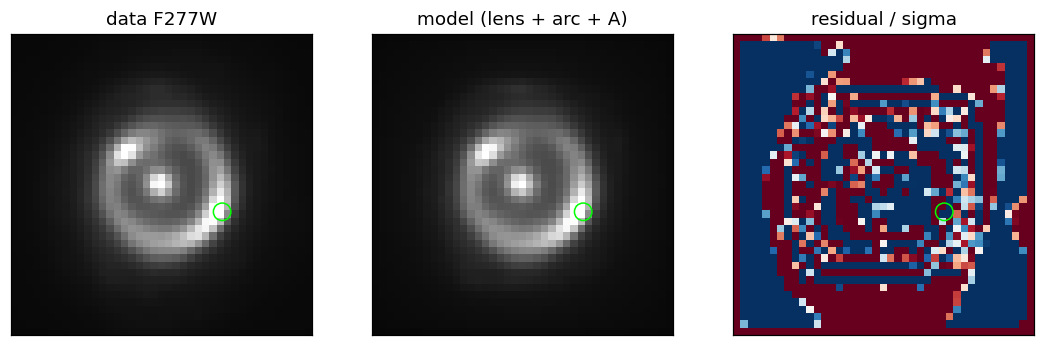

Here is the Python script that generated this plot:
#!/usr/bin/env python3
"""CFG669 Part 2 (criteria 83f30af17): full lens + source + light model of B1938+666 (JWST GO 8281 F277W), scoring the sealed
CFG668 prediction at perturber A. Semilinear inversion (Warren & Dye 2003; Suyu et al. 2006): Sersic lens light, SIE + shear
mass, pixelated regularised source, PSF point component at A (linear, sign free). Run with python3 -I.
kappa = 1/2 FITTED; cold energy mass required; not theory closed."""
import os, sys, json, math, time
import warnings
import numpy as np
warnings.filterwarnings('ignore', category=RuntimeWarning)  # spurious Accelerate matmul FP flags (finiteness checked)
import scipy.sparse as sp
from scipy.ndimage import shift as ndshift
from scipy.optimize import minimize
from astropy.io import fits
from astropy.wcs import WCS
from astropy.table import Table
from astropy.coordinates import SkyCoord
import astropy.units as u

HERE = os.path.dirname(os.path.abspath(__file__))
DATA = os.path.join(os.path.dirname(os.path.dirname(os.path.dirname(HERE))), "_external_data", "cfg668_go8281")
IMG = os.path.join(DATA, "jw08281-o001_t001_nircam_clear-f277w_i2d.fits")
CAT = os.path.join(DATA, "jw08281-o001_t001_nircam_clear-f277w_cat.ecsv")
PRED = {"canonical": {"faint": 29.63, "excl": 30.82}, "alt": {"faint": 29.77, "excl": 30.96}}
OUT, RES = [], {"lane": "CFG669 part 2", "criteria": "83f30af17", "scores": "CFG668 9162427f"}
T0 = time.time()


def P(s=""):
    print(f"[{time.time()-T0:7.1f}s] {s}", flush=True); OUT.append(str(s))


# ------------------------------------------------------------------ data
hd = fits.open(IMG, memmap=True)
sci, err = hd["SCI"], hd["ERR"]
w = WCS(sci.header); pixar = sci.header["PIXAR_SR"]; scale = math.sqrt(pixar) * 206264.806
cat = Table.read(CAT)
tgt = SkyCoord(294.6050 * u.deg, 66.8146 * u.deg)
i0 = int(np.argmin(cat["sky_centroid"].separation(tgt).arcsec))
x0, y0 = [int(round(float(v))) for v in w.world_to_pixel(cat["sky_centroid"][i0])]
Hb = int(round(4.0 / scale))
big = np.array(sci.data[y0 - Hb:y0 + Hb + 1, x0 - Hb:x0 + Hb + 1], float)
yy, xx = np.mgrid[0:big.shape[0], 0:big.shape[1]]
r1 = int(round(1.0 / scale)); m1 = (xx - Hb) ** 2 + (yy - Hb) ** 2 <= r1 ** 2
bx = int(round(1.2 / scale)); sbox = big[Hb - bx:Hb + bx + 1, Hb - bx:Hb + bx + 1] - np.nanmedian(big)
sbox = np.clip(np.nan_to_num(sbox), 0, None); gyy, gxx = np.mgrid[-bx:bx + 1, -bx:bx + 1]
cxw, cyw = Hb + (sbox * gxx).sum() / sbox.sum(), Hb + (sbox * gyy).sum() / sbox.sum()
pk = [(j, k) for j in range(Hb - r1, Hb + r1 + 1) for k in range(Hb - r1, Hb + r1 + 1)
      if m1[j, k] and np.isfinite(big[j, k]) and big[j, k] == np.nanmax(big[j - 1:j + 2, k - 1:k + 2])]
yb, xb = min(pk, key=lambda p: (p[1] - cxw) ** 2 + (p[0] - cyw) ** 2)
s5 = big[yb - 2:yb + 3, xb - 2:xb + 3]; g5y, g5x = np.mgrid[-2:3, -2:3]
lxg, lyg = xb + (s5 * g5x).sum() / s5.sum() + x0 - Hb, yb + (s5 * g5y).sum() / s5.sum() + y0 - Hb   # nucleus, mosaic pixels
lens_sky = w.pixel_to_world(lxg, lyg)
NC = 20                                             # 41 x 41 cutout
cxp, cyp = int(round(lxg)), int(round(lyg))
D = np.array(sci.data[cyp - NC:cyp + NC + 1, cxp - NC:cxp + NC + 1], float)
E = np.array(err.data[cyp - NC:cyp + NC + 1, cxp - NC:cxp + NC + 1], float)
good = np.isfinite(D) & np.isfinite(E) & (E > 0)
NP = D.shape[0]
ox, oy = cxp - NC, cyp - NC
nx, ny = lxg - ox, lyg - oy                         # nucleus in cutout pixels


def sky_to_cut(dn, dw):
    c = lens_sky.spherical_offsets_by(-dw * u.arcsec, dn * u.arcsec)
    px, py = w.world_to_pixel(c); return float(px) - ox, float(py) - oy


AX, AY = sky_to_cut(0.576, 0.036)
P(f"cutout {NP}x{NP}, pixel {scale:.4f}\"; nucleus RA {lens_sky.ra.deg:.6f} Dec {lens_sky.dec.deg:.6f}; "
  f"A at cutout ({AX:.2f},{AY:.2f}), r = {math.hypot(AX-nx, AY-ny)*scale:.3f}\"; good pixels {good.sum()}")

# ------------------------------------------------------------------ PSF
cx_all, cy_all = np.array(cat["xcentroid"], float), np.array(cat["ycentroid"], float)
mag = np.array(cat["aper_total_abmag"], float)
sel = (~np.array(cat["is_extended"], bool)) & (mag >= 20) & (mag <= 23.5) & (np.array(cat["nn_dist"], float) * scale >= 3.0)
ny_m, nx_m = sci.data.shape
edge = int(2.0 / scale)
sel &= (cx_all > edge) & (cx_all < nx_m - edge) & (cy_all > edge) & (cy_all < ny_m - edge)
stamps = []
for k in np.where(sel)[0]:
    X, Y = int(round(cx_all[k])), int(round(cy_all[k]))
    st = np.array(sci.data[Y - 10:Y + 11, X - 10:X + 11], float)
    if st.shape != (21, 21) or not np.all(np.isfinite(st)):
        continue
    st = st - np.median(np.concatenate([st[:2].ravel(), st[-2:].ravel(), st[:, :2].ravel(), st[:, -2:].ravel()]))
    c5 = st[8:13, 8:13]; c5c = np.clip(c5, 0, None)
    if c5c.sum() <= 0:
        continue
    gy_, gx_ = np.mgrid[-2:3, -2:3]
    dx_, dy_ = (c5c * gx_).sum() / c5c.sum(), (c5c * gy_).sum() / c5c.sum()
    st = ndshift(st, (-dy_, -dx_), order=3)
    if st.sum() <= 0:
        continue
    stamps.append(st / st.sum())
if len(stamps) >= 5:
    psf = np.median(np.array(stamps), axis=0)[5:16, 5:16]; psf_src = f"empirical, {len(stamps)} stars"
else:
    g = np.mgrid[-5:6, -5:6]; sg = 0.092 / scale / 2.3548
    psf = np.exp(-(g[0] ** 2 + g[1] ** 2) / (2 * sg ** 2)); psf_src = f"Gaussian fallback ({len(stamps)} stars)"
psf = np.clip(psf, 0, None); psf /= psf.sum()
P(f"PSF: {psf_src}; peak fraction {psf.max():.3f}")
RES["psf"] = psf_src

# blurring matrix (NP^2 x NP^2)
N = NP * NP
rows, cols, vals = [], [], []
pr = psf.shape[0] // 2
for j in range(NP):
    for k in range(NP):
        for a in range(-pr, pr + 1):
            for b in range(-pr, pr + 1):
                jj, kk = j + a, k + b
                if 0 <= jj < NP and 0 <= kk < NP:
                    rows.append(jj * NP + kk); cols.append(j * NP + k); vals.append(psf[a + pr, b + pr])
BL = sp.csr_matrix((vals, (rows, cols)), shape=(N, N))


def point_image(px, py):
    """PSF-shaped point source at cutout position (px,py), unit total flux in data units"""
    im = np.zeros((NP, NP)); X, Y = int(math.floor(px)), int(math.floor(py))
    stamp = ndshift(np.pad(psf, 2), (py - Y, px - X), order=3)
    s0 = stamp.shape[0] // 2
    for a in range(stamp.shape[0]):
        for b in range(stamp.shape[1]):
            jj, kk = Y + a - s0, X + b - s0
            if 0 <= jj < NP and 0 <= kk < NP:
                im[jj, kk] += stamp[a, b]
    return im / max(stamp.sum(), 1e-30)


# ------------------------------------------------------------------ model pieces (arcsec, cutout frame)
SUB = 2
so = (np.arange(SUB) + 0.5) / SUB - 0.5
gy_im, gx_im = np.mgrid[0:NP, 0:NP]
sx = ((gx_im[:, :, None, None] + so[None, None, None, :]) - nx) * scale
sy = ((gy_im[:, :, None, None] + so[None, None, :, None]) - ny) * scale
SX, SY = np.broadcast_arrays(sx, sy)
SX, SY = SX.reshape(N, SUB * SUB), SY.reshape(N, SUB * SUB)
RAD = np.hypot(((gx_im - nx) * scale).ravel(), ((gy_im - ny) * scale).ravel())
ANN = (RAD >= 0.25) & (RAD <= 0.85)


def sersic(p):
    xc, yc, Re, n, q, ph = p
    c, s = math.cos(ph), math.sin(ph)
    x, y = SX - xc, SY - yc
    xp, yp = c * x + s * y, -s * x + c * y
    R = np.sqrt(q * xp ** 2 + yp ** 2 / q) + 1e-6
    bn = 2 * n - 1 / 3 + 4 / (405 * n)
    return np.exp(-bn * ((R / Re) ** (1 / n) - 1)).mean(axis=1)


def deflect(p):
    b, q, ph, dx, dy, g1, g2 = p
    x, y = SX - dx, SY - dy
    c, s = math.cos(ph), math.sin(ph)
    xp, yp = c * x + s * y, -s * x + c * y
    q = min(max(q, 0.2), 0.99); f = math.sqrt(1 - q * q)
    psi = np.sqrt(q * q * xp ** 2 + yp ** 2) + 1e-9
    axp = b / f * np.arctan(f * xp / psi)
    ayp = b / f * np.arctanh(np.clip(f * yp / psi, -0.999999, 0.999999))
    ax, ay = c * axp - s * ayp, s * axp + c * ayp
    ax += g1 * SX + g2 * SY; ay += g2 * SX - g1 * SY
    return SX - ax, SY - ay                         # source-plane positions


def grad_reg(ns):
    idx = np.arange(ns * ns).reshape(ns, ns); r, c_, v = [], [], []
    k = 0
    for j in range(ns):
        for i in range(ns):
            if i + 1 < ns:
                r += [k, k]; c_ += [idx[j, i], idx[j, i + 1]]; v += [1, -1]; k += 1
            if j + 1 < ns:
                r += [k, k]; c_ += [idx[j, i], idx[j + 1, i]]; v += [1, -1]; k += 1
    Hm = sp.csr_matrix((v, (r, c_)), shape=(k, ns * ns))
    return (Hm.T @ Hm).toarray() + 1e-8 * np.eye(ns * ns)


REGS = {}
Dv, Ev, Gv = D.ravel(), E.ravel(), good.ravel()
Wv = np.where(Gv, 1 / np.where(Gv, Ev, 1) ** 2, 0.0)
Dv0 = np.where(Gv, Dv, 0.0)


def design(pn, ns, extra_points):
    """columns: source pixels (ns^2), lens light (1), point sources (len(extra_points))"""
    bsx, bsy = deflect(pn[6:13])
    ax_ = bsx.reshape(NP * NP, -1)[ANN]; ay_ = bsy.reshape(NP * NP, -1)[ANN]
    x_lo, x_hi, y_lo, y_hi = ax_.min(), ax_.max(), ay_.min(), ay_.max()
    pad = 1e-6
    gxs = (bsx - x_lo) / (x_hi - x_lo + pad) * (ns - 1); gys = (bsy - y_lo) / (y_hi - y_lo + pad) * (ns - 1)
    ins = (gxs >= 0) & (gxs <= ns - 1) & (gys >= 0) & (gys <= ns - 1)
    i0_ = np.clip(np.floor(gxs).astype(int), 0, ns - 2); j0_ = np.clip(np.floor(gys).astype(int), 0, ns - 2)
    fx, fy = gxs - i0_, gys - j0_
    rr = np.repeat(np.arange(N), SUB * SUB)
    R_, C_, V_ = [], [], []
    for (di, dj, wt) in ((0, 0, (1 - fx) * (1 - fy)), (1, 0, fx * (1 - fy)), (0, 1, (1 - fx) * fy), (1, 1, fx * fy)):
        wv = (wt * ins / (SUB * SUB)).ravel()
        R_.append(rr); C_.append(((j0_ + dj) * ns + (i0_ + di)).ravel()); V_.append(wv)
    Lm = sp.csr_matrix((np.concatenate(V_), (np.concatenate(R_), np.concatenate(C_))), shape=(N, ns * ns))
    Ms = (BL @ Lm).toarray()
    ll = BL @ sersic(pn[0:6])
    cols_ = [Ms, ll[:, None]] + [point_image(px, py).ravel()[:, None] for (px, py) in extra_points]
    return np.hstack(cols_)


def solve(pn, ns, lam_rel, points, data=None, want=False):
    d = Dv0 if data is None else np.where(Gv, data, 0.0)
    M = design(pn, ns, points)
    if ns not in REGS:
        REGS[ns] = grad_reg(ns)
    C = REGS[ns]; nsrc = ns * ns; nt = M.shape[1]
    Fm = M.T @ (M * Wv[:, None]); dv = M.T @ (Wv * d)
    lam = lam_rel * np.trace(Fm[:nsrc, :nsrc]) / np.trace(C)
    A = Fm.copy(); A[:nsrc, :nsrc] += lam * C
    A[nsrc:, nsrc:] += 1e-12 * np.eye(nt - nsrc) * np.trace(Fm) / nt
    try:
        Lc = np.linalg.cholesky(A)
    except np.linalg.LinAlgError:
        return (-1e30, None) if want else -1e30
    s = np.linalg.solve(A, dv)
    model = M @ s; chi2 = float(np.sum(Wv * (d - model) ** 2))
    reg = float(lam * s[:nsrc] @ C @ s[:nsrc])
    ldA = 2 * np.sum(np.log(np.diag(Lc)))
    ldC = nsrc * math.log(lam) + np.linalg.slogdet(C)[1]
    logE = -0.5 * (chi2 + reg) + 0.5 * ldC - 0.5 * ldA
    if not want:
        return logE
    cov = np.linalg.inv(A)
    return logE, dict(s=s, chi2=chi2, ngood=int(Gv.sum()), cov=cov, nsrc=nsrc, model=model, lam=lam)


# nonlinear parameter vector: sersic(xc,yc,Re,n,q,phi) + mass(b,q,phi,dx,dy,g1,g2)
p_init = np.array([0, 0, 0.3, 4.0, 0.8, 0.0, 0.45, 0.85, 0.0, 0, 0, 0, 0])
LO = np.array([-0.05, -0.05, 0.03, 0.5, 0.3, -math.pi, 0.2, 0.3, -math.pi, -0.05, -0.05, -0.2, -0.2])
HI = np.array([0.05, 0.05, 2.0, 8.0, 1.0, math.pi, 0.8, 0.99, math.pi, 0.05, 0.05, 0.2, 0.2])
NS, LAM = 24, 1.0


def neg(p, ns=NS, lam=None, pts=None):
    if np.any(p < LO) or np.any(p > HI):
        return 1e30
    return -solve(p, ns, LAM if lam is None else lam, [(AX, AY)] if pts is None else pts)


def fit(p_start, restarts=4, maxfev=2500):
    best = p_start.copy(); bv = neg(best)
    rng = np.random.default_rng(669)
    for r in range(restarts):
        st = best if r == 0 else np.clip(best + rng.normal(0, 1, best.size) * (HI - LO) * 0.03, LO, HI)
        o = minimize(neg, st, method="Nelder-Mead", options=dict(maxfev=maxfev, xatol=1e-4, fatol=1e-3, adaptive=True))
        if o.fun < bv:
            best, bv = o.x, o.fun
        P(f"  restart {r}: -logE {o.fun:.2f} (best {bv:.2f})")
    return best, bv


def set_lambda(p):
    global LAM
    grid = np.logspace(-3, 3, 13); vals = [solve(p, NS, g, [(AX, AY)]) for g in grid]
    LAM = float(grid[int(np.argmax(vals))]); return LAM


if os.environ.get("CFG669_SMOKE") == "1":
    t = time.time(); v = neg(p_init); P(f"SMOKE: one evaluation -logE {v:.2f} in {time.time()-t:.3f}s"); sys.exit(0)
P("stage 1: nonlinear fit at lambda_rel = 1")
pb, _ = fit(p_init)
P(f"lambda_rel -> {set_lambda(pb)}")
P("stage 2: refit at evidence lambda")
pb, _ = fit(pb, restarts=2)
P(f"lambda_rel -> {set_lambda(pb)}")
pb, _ = fit(pb, restarts=1)
logE, sol = solve(pb, NS, LAM, [(AX, AY)], want=True)
chi2nu = sol["chi2"] / max(sol["ngood"] - pb.size, 1)
P(f"best: chi2 {sol['chi2']:.1f} / {sol['ngood']} pix (chi2_nu {chi2nu:.2f}); logE {logE:.2f}; params {np.round(pb, 4).tolist()}")
RES.update(params=pb.tolist(), lambda_rel=LAM, chi2=sol["chi2"], chi2_nu=chi2nu, logE=logE)

conv = 1e6 * pixar                                   # sum of MJy/sr pixels -> Jy
iA = sol["nsrc"] + 1
fA = sol["s"][iA]; sstat = math.sqrt(sol["cov"][iA, iA]) * math.sqrt(max(chi2nu, 1.0))
# arc-absorption systematic: the point component at other same-radius positions
rA = math.hypot(AX - nx, AY - ny); phA = math.atan2(AY - ny, AX - nx); amps = []
for k in range(12):
    ph = phA + math.radians(30 * k); px, py = nx + rA * math.cos(ph), ny + rA * math.sin(ph)
    if math.hypot(px - AX, py - AY) * scale < 0.25:
        continue
    _, so_ = solve(pb, NS, LAM, [(px, py)], want=True); amps.append(so_["s"][so_["nsrc"] + 1])
amps = np.array(amps); spos = 1.4826 * np.median(np.abs(amps - np.median(amps)))
sysv = [solve(pb, NS, LAM * f, [(AX, AY)], want=True)[1]["s"][NS * NS + 1] for f in (1 / 3, 3)]
sysv += [solve(pb, ns, LAM, [(AX, AY)], want=True)[1]["s"][ns * ns + 1] for ns in (18, 30)]
ssys = 0.5 * (max(sysv + [fA]) - min(sysv + [fA]))
stot = math.sqrt(sstat ** 2 + spos ** 2 + ssys ** 2)
ab = lambda f: -2.5 * math.log10(f * conv / 3631) if f > 0 else float("inf")
S = fA / stot; mA = ab(fA); mlim = ab(2 * stot)
P(f"A: f = {fA*conv:.3e} Jy; sigma stat {sstat*conv:.2e}, pos {spos*conv:.2e} (n={len(amps)}, same-radius amps median "
  f"{np.median(amps)*conv:.2e}), sys {ssys*conv:.2e} -> tot {stot*conv:.2e}; S = {S:.2f}; m_A = {mA:.2f}; 2sig limit {mlim:.2f} AB")
RES.update(f_A_Jy=fA * conv, sig_stat=sstat * conv, sig_pos=spos * conv, sig_sys=ssys * conv, sig_tot=stot * conv, S=S,
           m_A=mA, m_lim_2sig=mlim, same_radius_amps_Jy=(amps * conv).tolist())

# tooth: inject 28.0 and 29.6 AB at A
inj = {}
for mg in (28.0, 29.6):
    fl = 3631 * 10 ** (-0.4 * mg) / conv
    dinj = Dv + fl * point_image(AX, AY).ravel()
    _, si = solve(pb, NS, LAM, [(AX, AY)], data=dinj, want=True)
    fi = si["s"][si["nsrc"] + 1] - fA                                 # recovered injected flux (linear re-solve)
    inj[mg] = dict(recovered_AB=ab(fi), S=fi / stot)
    P(f"  inject {mg} AB (linear re-solve): recovered {ab(fi):.2f} AB, S = {fi/stot:.2f}")
fl = 3631 * 10 ** (-0.4 * 28.0) / conv
Dsave = Dv0.copy(); Dv0 = np.where(Gv, Dv + fl * point_image(AX, AY).ravel(), 0.0)
pj, _ = fit(pb, restarts=1, maxfev=1500)
_, sj = solve(pj, NS, LAM, [(AX, AY)], want=True); Dv0 = Dsave
fj = sj["s"][sj["nsrc"] + 1] - fA
inj["28.0_refit"] = dict(recovered_AB=ab(fj), S=fj / stot)
P(f"  inject 28.0 AB (full nonlinear refit): recovered {ab(fj):.2f} AB, S = {fj/stot:.2f}")
tooth = all(abs(inj[k]["recovered_AB"] - 28.0) <= 0.5 and inj[k]["S"] >= 3 for k in (28.0, "28.0_refit"))
RES["injection"] = {str(k): v for k, v in inj.items()}; RES["tooth_bites"] = tooth
P(f"TOOTH (28.0 AB): {'BITES' if tooth else 'FAILS'}")

for f, p in PRED.items():
    if not tooth:
        v = "NOT DIAGNOSTIC (tooth fails)"
    elif S >= 3 and mA < 25.4:
        v = "NOT DIAGNOSTIC (contamination: brighter than 25.4 AB)"
    elif S >= 3 and mA <= p["faint"]:
        v = "SURVIVES"
    elif S < 2 and mlim > p["excl"]:
        v = "EXCLUDED"
    elif mlim < p["faint"]:
        v = "NOT DIAGNOSTIC"
    else:
        v = "TENSION"
    RES[f"verdict_{f}"] = v; P(f"VERDICT ({f}): {v}")

try:
    import matplotlib; matplotlib.use("Agg"); import matplotlib.pyplot as plt
    mod = sol["model"].reshape(NP, NP); res = (np.where(good, D, np.nan) - mod)
    fig, axs = plt.subplots(1, 3, figsize=(12, 4))
    vmax = np.nanpercentile(D, 99.5)
    for a_, im_, t_ in zip(axs, (D, mod, res / E), ("data F277W", "model (lens + arc + A)", "residual / sigma")):
        a_.imshow(im_, origin="lower", cmap="gray" if t_ != "residual / sigma" else "RdBu_r",
                  vmin=(-5 if t_ == "residual / sigma" else -0.02 * vmax), vmax=(5 if t_ == "residual / sigma" else vmax))
        a_.add_patch(plt.Circle((AX, AY), 0.075 / scale, fill=False, color="lime")); a_.set_title(t_); a_.set_xticks([]); a_.set_yticks([])
    fig.savefig(os.path.join(HERE, "cfg669_lensmodel.png"), dpi=110, bbox_inches="tight")
except Exception as e:
    P(f"(figure skipped: {e})")
json.dump(RES, open(os.path.join(HERE, "cfg669_lensmodel_results.json"), "w"), indent=1, default=float)
open(os.path.join(HERE, "cfg669_lensmodel.out"), "w").write("\n".join(OUT) + "\n")
